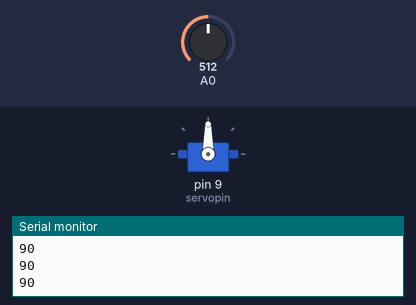
The sketch below on a simulated Arduino Uno, built with avr-gcc and run on an emulated ATmega328P. On the bench: servo, the last lines printed to the serial monitor. The test bench sets the inputs (shaded band); at power-on: A0 = 512.

Above: at 1.2 s.
1.3 s: A0 set to 716
At 2.0 s:
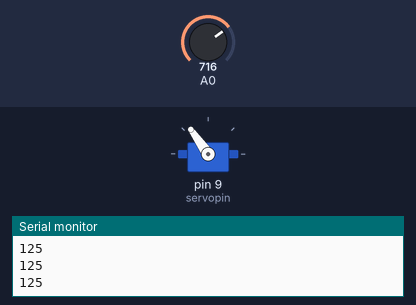
2.8 s: A0 set to 900
At 3.3 s:
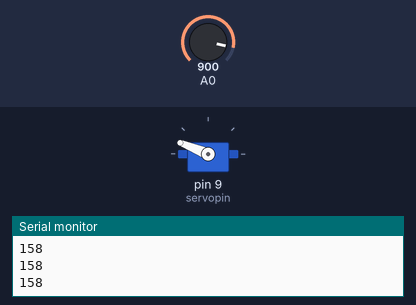
4.3 s: A0 set to 1023
At 5.5 s:
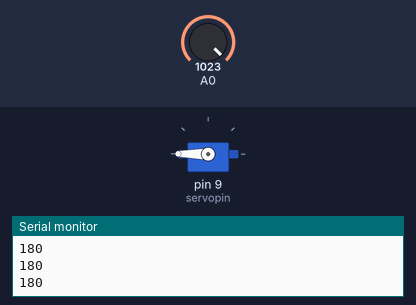
5.8 s: A0 set to 306
At 6.8 s:
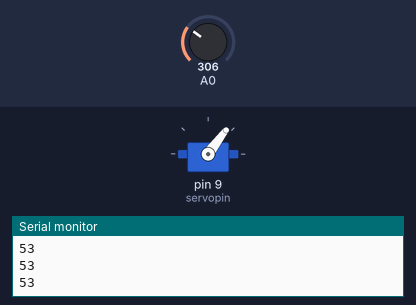
7.3 s: A0 set to 122
At 7.8 s:
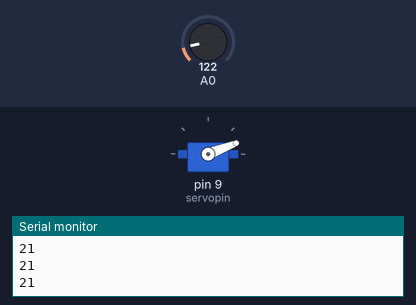
Timing chart, 0 to 9.8 s (numbered marks = the images above; inputs shaded):
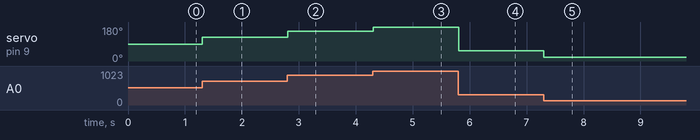

The sketch:

servo.ino
```cpp
#include <Servo.h>

int servopin = 9;
Servo myservo;

int angle = 0;
int dir = 1;
int reading = 0;


void setup(){
  Serial.begin(9600);
  myservo.attach(servopin);

}

void loop(){
  reading = analogRead(A0);
  Serial.println(angle);
  angle = map(reading, 0, 1023, 0, 180);

  //if (angle <= 0){dir = 1;}

  //if(angle >= 179){dir = -1;}

  //angle = angle + dir;
  //delay(500);

  myservo.write(angle);

}
```

Measured:
- after the input at 1.3 s, servo on pin 9 (servopin): 90° → 125° at once
- after the input at 2.8 s, servo on pin 9 (servopin): 125° → 158° at once
- after the input at 4.3 s, servo on pin 9 (servopin): 158° → 180° at once
- after the input at 5.8 s, servo on pin 9 (servopin): 180° → 53° at once
- after the input at 7.3 s, servo on pin 9 (servopin): 53° → 21° at once
